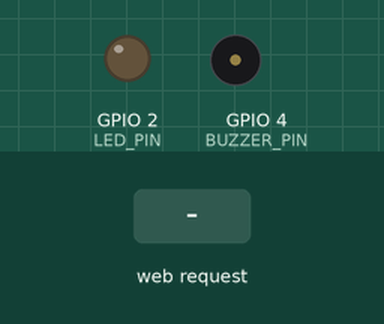
A sketch run on a simulated ESP32. Shown: output pins drawn as LEDs (lit = HIGH), buzzer (waves = sounding, pin HIGH). Dashed ring = blinking. The inputs (shaded band) are chosen by the test bench. WiFi joins after 1.5 s; servers stay silent unless stated; what the sketch prints to the serial monitor is not drawn.

Above: at 2.7 s.
2.8 s: HTTP request GET /alert?type=violation received
At 2.87 s:
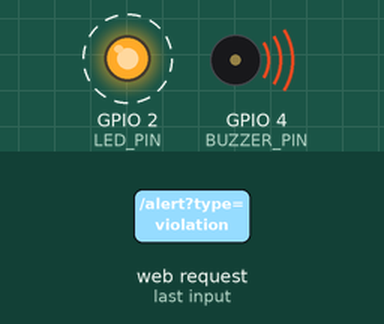
5.8 s: HTTP request GET /alert?type=clear received
At 6.3 s:
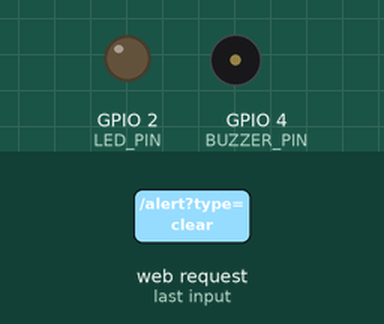
Timing chart, 0 to 8.8 s (numbered marks = the images above; inputs shaded):
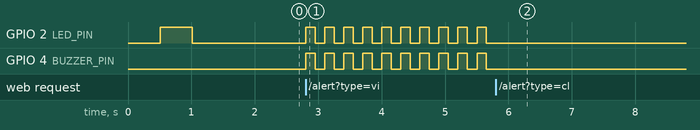

Measured:
- after the input at 2.8 s, GPIO 2 (LED_PIN), GPIO 4 (BUZZER_PIN): alternates HIGH for 0.15 s and LOW for 0.15 s, starting at once
- after the input at 5.8 s, GPIO 2 (LED_PIN), GPIO 4 (BUZZER_PIN): stops changing and stays LOW

The sketch:

esp32_buzzer.ino
```cpp
/*
  SafeK3 - ESP32 Buzzer Alarm Controller
  ======================================
  Firmware untuk ESP32 sebagai unit alarm K3 fisik.
  Menerima perintah HTTP dari SafeK3 Computer Vision Engine.

  Hardware:
  - ESP32 Development Board (NodeMCU / DOIT ESP32 DevKit v1)
  - Active Buzzer (atau Passive Buzzer dengan PWM)
  - LED Indikator (Opsional / Built-in LED GPIO 2)

  Pinout:
  - BUZZER_PIN : GPIO 4 (Bisa disesuaikan)
  - LED_PIN    : GPIO 2 (Built-in LED)

  Endpoint HTTP:
  - GET /status        : Cek status koneksi ESP32 & kondisi buzzer saat ini
  - GET /alert?type=violation : Bunyikan buzzer (pelanggaran APD terdeteksi)
  - GET /alert?type=clear     : Matikan buzzer (APD lengkap / aman)
*/

#include <WiFi.h>
#include <WebServer.h>

// ----------------------------------------------------
// KONFIGURASI WIFI & PIN
// ----------------------------------------------------
const char* ssid     = "NAMA_WIFI_ANDA";     // Ganti dengan SSID WiFi Anda
const char* password = "PASSWORD_WIFI_ANDA"; // Ganti dengan Password WiFi Anda

const int BUZZER_PIN = 4; // Pin Buzzer (+ melalui resistor/transistor jika perlu)
const int LED_PIN    = 2; // LED Built-in

WebServer server(80);

bool buzzerActive = false;
unsigned long lastBeepTime = 0;
bool beepState = false;

// ----------------------------------------------------
// HANDLER HTTP
// ----------------------------------------------------
void handleRoot() {
  server.send(200, "text/plain", "SafeK3 ESP32 Alarm Controller is Running!");
}

void handleStatus() {
  String json = "{";
  json += "\"status\":\"ok\",";
  json += "\"device\":\"SafeK3-ESP32-Buzzer\",";
  json += "\"ip\":\"" + WiFi.localIP().toString() + "\",";
  json += "\"buzzer\":\"" + String(buzzerActive ? "ON" : "OFF") + "\"";
  json += "}";
  server.send(200, "application/json", json);
}

void handleAlert() {
  if (server.hasArg("type")) {
    String type = server.arg("type");
    if (type == "violation") {
      buzzerActive = true;
      Serial.println("[ALERT] Pelanggaran APD terdeteksi -> Buzzer AKTIF!");
    } else if (type == "clear") {
      buzzerActive = false;
      digitalWrite(BUZZER_PIN, LOW);
      digitalWrite(LED_PIN, LOW);
      Serial.println("[INFO] APD Lengkap -> Buzzer DIMATIKAN.");
    }
  }
  handleStatus();
}

void setup() {
  Serial.begin(115200);
  pinMode(BUZZER_PIN, OUTPUT);
  pinMode(LED_PIN, OUTPUT);
  digitalWrite(BUZZER_PIN, LOW);
  digitalWrite(LED_PIN, LOW);

  Serial.println("\n==================================");
  Serial.println(" SafeK3 ESP32 Buzzer Alarm Node ");
  Serial.println("==================================");

  // Menghubungkan ke WiFi
  Serial.print("Menghubungkan ke WiFi: ");
  Serial.println(ssid);
  WiFi.mode(WIFI_STA);
  WiFi.begin(ssid, password);

  while (WiFi.status() != WL_CONNECTED) {
    delay(500);
    Serial.print(".");
    digitalWrite(LED_PIN, !digitalRead(LED_PIN));
  }

  digitalWrite(LED_PIN, LOW);
  Serial.println("\nWiFi Terhubung!");
  Serial.print("IP Address: ");
  Serial.println(WiFi.localIP());

  // Daftarkan Endpoint WebServer
  server.on("/", handleRoot);
  server.on("/status", handleStatus);
  server.on("/alert", handleAlert);

  server.begin();
  Serial.println("HTTP Server aktif di port 80");
}

void loop() {
  server.handleClient();

  // Pola bunyi alarm saat pelanggaran terjadi (beeping interval)
  if (buzzerActive) {
    unsigned long currentMillis = millis();
    if (currentMillis - lastBeepTime >= 150) { // Bunyi beep setiap 150ms
      lastBeepTime = currentMillis;
      beepState = !beepState;
      digitalWrite(BUZZER_PIN, beepState ? HIGH : LOW);
      digitalWrite(LED_PIN, beepState ? HIGH : LOW);
    }
  }
}
```
